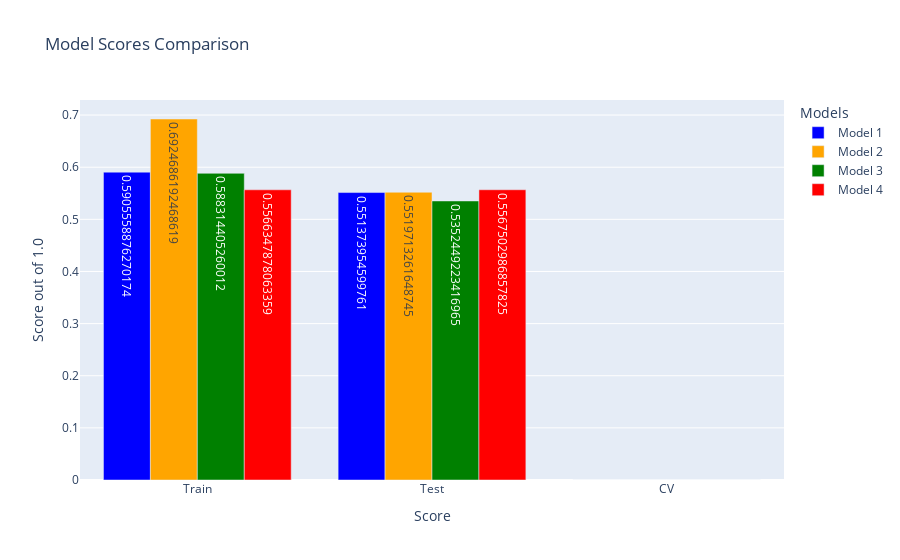

The code cell stored with this chart in its notebook:
### Code cell
import plotly.graph_objects as go

# Create the figure
fig = go.Figure()

# Add bars for each model with different colors
fig.add_trace(go.Bar(
    x=['Train', 'Test', 'CV'],
    y=[
        model.score(X_train, y_train), 
        model.score(X_test, y_test), 
        cv_scores.mean()
    ],
    name='Model 1',
    marker_color='blue',
    text=[model.score(X_train, y_train), model.score(X_test, y_test), cv_scores.mean()],
    textposition='auto'
))

fig.add_trace(go.Bar(
    x=['Train', 'Test', 'CV'],
    y=[
        acc_train, 
        acc_test, 
        md2_cv_scores.mean()
    ],
    name='Model 2',
    marker_color='orange',
    text=[acc_train, acc_test, md2_cv_scores.mean()],
    textposition='auto'
))

fig.add_trace(go.Bar(
    x=['Train', 'Test', 'CV'],
    y=[
        ensemble_model1.score(X_train, y_train), 
        ensemble_model1.score(X_test, y_test), 
        ensemble1_cv_scores.mean()
    ],
    name='Model 3',
    marker_color='green',
    text=[ensemble_model1.score(X_train, y_train), ensemble_model1.score(X_test, y_test), ensemble1_cv_scores.mean()],
    textposition='auto'
))

fig.add_trace(go.Bar(
    x=['Train', 'Test', 'CV'],
    y=[
        ensemble_model.score(X_train, y_train), 
        ensemble_model.score(X_test, y_test), 
        ensemble_cv_scores.mean()
    ],
    name='Model 4',
    marker_color='red',
    text=[ensemble_model.score(X_train, y_train), ensemble_model.score(X_test, y_test), ensemble_cv_scores.mean()],
    textposition='auto'
))

# Update the layout
fig.update_layout(
    title='Model Scores Comparison',
    xaxis_title='Score',
    yaxis_title='Score out of 1.0',
    barmode='group',
    legend_title='Models',
    xaxis=dict(
        tickmode='array',
        tickvals=['Train', 'Test', 'CV']
    )
)

# Show the plot
fig.show()

### Figure 1 — Plotly figure (JSON) as saved in the notebook; plotly's stock layout.template omitted (floating-point values rounded to 4 significant figures)
{"data": [{"marker": {"color": "blue"}, "name": "Model 1", "text": ["0.5905558876270174", "0.551373954599761", "0.0"], "textposition": "auto", "type": "bar", "x": ["Train", "Test", "CV"], "y": [0.5906, 0.5514, 0]}, {"marker": {"color": "orange"}, "name": "Model 2", "text": ["0.6924686192468619", "0.5519713261648745", "0.0"], "textposition": "auto", "type": "bar", "x": ["Train", "Test", "CV"], "y": [0.6925, 0.552, 0]}, {"marker": {"color": "green"}, "name": "Model 3", "text": ["0.588314405260012", "0.5352449223416965", "0.0"], "textposition": "auto", "type": "bar", "x": ["Train", "Test", "CV"], "y": [0.5883, 0.5352, 0]}, {"marker": {"color": "red"}, "name": "Model 4", "text": ["0.5566347878063359", "0.5567502986857825", "0.0"], "textposition": "auto", "type": "bar", "x": ["Train", "Test", "CV"], "y": [0.5566, 0.5568, 0]}], "layout": {"barmode": "group", "legend": {"title": {"text": "Models"}}, "title": {"text": "Model Scores Comparison"}, "xaxis": {"tickmode": "array", "tickvals": ["Train", "Test", "CV"], "title": {"text": "Score"}}, "yaxis": {"title": {"text": "Score out of 1.0"}}}}
